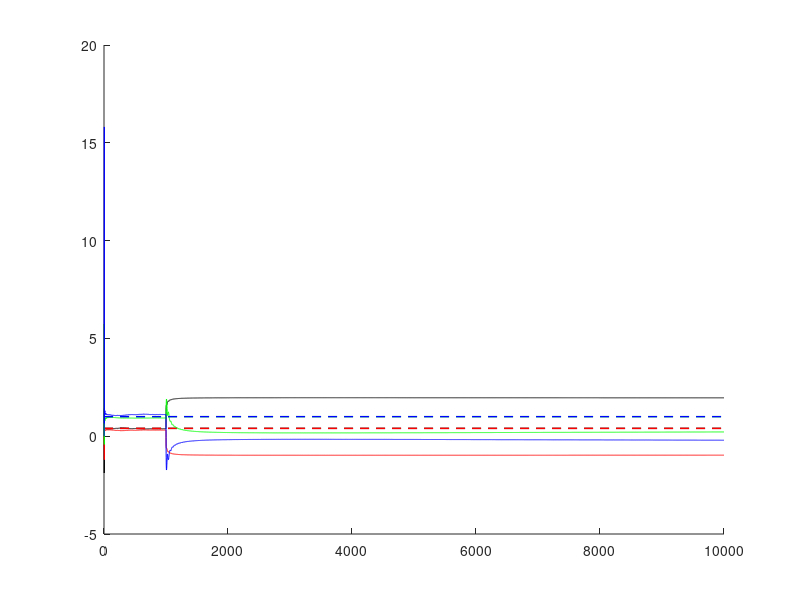
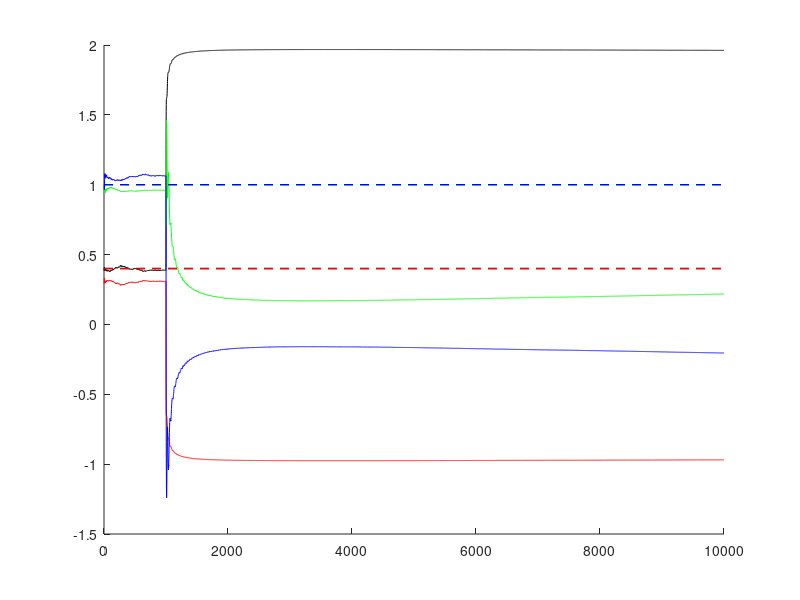

Reproduce these figures in MATLAB, in order.
close all;
clear all;
LineW = 0.5;

Theta_o = [1/2, 2];
N = 10000;
n = 1:1:N;
v_0 = 0;
RAND_N = 1/4;

u = 2*sin(n*pi()/36);


v(1) = Theta_o(1)*v_0 + Theta_o(2)*u(1);
y(1) = v(1) + (rand()-0.5)*RAND_N;
for i = 2:N
    v(i) = Theta_o(1)*v(i-1) + Theta_o(2)*u(i);
    y(i) = v(i) + (rand()-0.5)*RAND_N;
end


Phi = [y(1:(N-1)).' , u(2:N).'];  % !!!! Czemu y <-> u ??

Theta = (Phi.' * Phi)^(-1) * Phi.' * y(2:N).'

% figure(2)
% hold on;
% %subplot(212)
% plot(n, u, 'k', 'LineWidth', LineW);
% plot(n, v, 'b', 'LineWidth', LineW);
% plot(n, y, 'g', 'LineWidth', LineW);
% grid on;
% xlabel("n");
% ylabel("");

%% 2:
clear Theta;

Theta_o = [0.4, 0.3, 1, 1];
RAND_N = 1/32;

clear v;
clear y;

y(1) = Theta_o(1)*v_0 + Theta_o(2)*v_0 + Theta_o(3)*u(2) + Theta_o(4)*u(1) + (rand()-0.5)*RAND_N;;
y(2) = Theta_o(1)*y(1) + Theta_o(2)*v_0 + Theta_o(3)*u(3) + Theta_o(4)*u(2) + (rand()-0.5)*RAND_N;;

for i = 3:(1000)
    y(i) = Theta_o(1)*y(i-1) + Theta_o(2)*y(i-2) + Theta_o(3)*u(i) + Theta_o(4)*u(i-1) + (rand()-0.5)*RAND_N;

    Phi = [y(2:(i-1)).' , y(1:(i-2)).' ,  u(3:i).' , u(2:(i-1)).'];

    Theta(:,i) = (Phi.' * Phi)^(-1) * Phi.' * y(3:i).';
end

Theta_o = [0.4, 0.4, 1, 1];
for i = (1000):N
    y(i) = Theta_o(1)*y(i-1) + Theta_o(2)*y(i-2) + Theta_o(3)*u(i) + Theta_o(4)*u(i-1) + (rand()-0.5)*RAND_N;

    Phi = [y(2:(i-1)).' , y(1:(i-2)).' ,  u(3:i).' , u(2:(i-1)).'];

    Theta(:,i) = (Phi.' * Phi)^(-1) * Phi.' * y(3:i).';
end

%Phi = [y(2:(N-1)).' , y(1:(N-2)).' ,  u(3:N).' , u(2:(N-1)).'];

%Theta_2 = (Phi.' * Phi)^(-1) * Phi.' * y(3:N).'

% 
figure(1)
hold on;
plot([1, N], [Theta_o(1), Theta_o(1)], 'k--', 'LineWidth', LineW*2);
plot(n, Theta(1,:), 'k', 'LineWidth', LineW);
plot([1, N], [Theta_o(2), Theta_o(2)], 'r--', 'LineWidth', LineW*2);
plot(n, Theta(2,:), 'r', 'LineWidth', LineW);
plot([1, N], [Theta_o(3), Theta_o(3)], 'g--', 'LineWidth', LineW*2);
plot(n, Theta(3,:), 'g', 'LineWidth', LineW);
plot([1, N], [Theta_o(4), Theta_o(4)], 'b--', 'LineWidth', LineW*2);
plot(n, Theta(4,:), 'b', 'LineWidth', LineW);

%% 3
clear Theta;

theta_0 = [0.4, 0.3, 1, 1];%[0;0;0;0];
p_0 = [[100,0,0,0]; [0,100,0,0]; [0,0,100,0]; [0,0,0,100]];
p(:,:,1) = p_0;
p(:,:,2) = p_0;
%p(:,:,2) = p_0 - 
Theta(:,1) = theta_0;
Theta(:,2) = theta_0;

for i = 3:N
    phi(:,i) = [y(i-1); y(i-2); u(i); u(i-1)];
    p(:,:,i) = p(:,:,i-1) - (p(:,:,i-1) * phi(:,i) *  phi(:,i).' * p(:,:,i-1)) / (1 + phi(:,i).' * p(:,:,i-1) *  phi(:,i));
    Theta(:,i) = Theta(:,i-1) + p(:,:,i) * phi(:,i) * (y(i) - phi(:,i).' * Theta(:,i-1));
end

figure(2)
hold on;
plot([1, N], [Theta_o(1), Theta_o(1)], 'k--', 'LineWidth', LineW*2);
plot(n, Theta(1,:), 'k', 'LineWidth', LineW);
plot([1, N], [Theta_o(2), Theta_o(2)], 'r--', 'LineWidth', LineW*2);
plot(n, Theta(2,:), 'r', 'LineWidth', LineW);
plot([1, N], [Theta_o(3), Theta_o(3)], 'g--', 'LineWidth', LineW*2);
plot(n, Theta(3,:), 'g', 'LineWidth', LineW);
plot([1, N], [Theta_o(4), Theta_o(4)], 'b--', 'LineWidth', LineW*2);
plot(n, Theta(4,:), 'b', 'LineWidth', LineW);

Theta(:,N)




% 
% %% 2:
% 
% Theta_o = [0.4, , 1, 1/3];
% 
% clear v;
% clear y;
% 
% v(1) = Theta_o(1)*v_0 + Theta_o(2)*v_0 + Theta_o(3)*u(2) + Theta_o(4)*u(1);
% v(2) = Theta_o(1)*v(1) + Theta_o(2)*v_0 + Theta_o(3)*u(3) + Theta_o(4)*u(2);
% for i = 3:N
%     v(i) = Theta_o(1)*v(i-1) + Theta_o(2)*v(i-2) + Theta_o(3)*u(i) + Theta_o(4)*u(i-1);
% end
% for i = 1:N
%     y(i) = v(i) + (rand()-0.5)*RAND_N;
% end
% 
% Phi = [y(2:(N-2)).' , y(1:(N-3)).' ,  u(4:N).' , u(3:(N-1)).'];  % !!!! Czemu y <-> u ??
% 
% Theta_2 = (Phi.' * Phi)^(-1) * Phi.' * y(4:N).'
